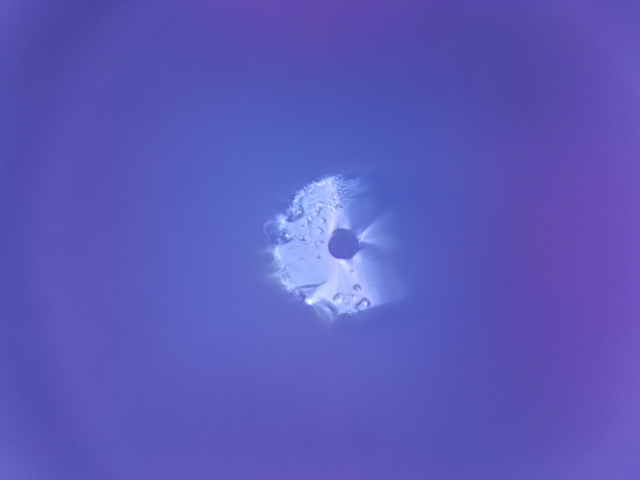
#> input picture focusstack-master/Input/2022-10-31_14-34-37_300_0_-12100.jpeg, 640 x 480 px
$ python -i FocusStack.py   (imports and definitions only)   (older library calls are emulated)
#> lines starting #> are read from the running program, lines starting #| are printed output that depends on the picture
"""

Simple Focus Stacker

    Author:     Charles McGuinness (charles@mcguinness.us)
    Copyright:  Copyright 2015 Charles McGuinness
    License:    Apache License 2.0


This code will take a series of images and merge them so that each
pixel is taken from the image with the sharpest focus at that location.

The logic is roughly the following:

1.  Align the images.  Changing the focus on a lens, even
    if the camera remains fixed, causes a mild zooming on the images.
    We need to correct the images so they line up perfectly on top
    of each other.

2.  Perform a gaussian blur on all images

3.  Compute the laplacian on the blurred image to generate a gradient map

4.  Create a blank output image with the same size as the original input
    images

4.  For each pixel [x,y] in the output image, copy the pixel [x,y] from
    the input image which has the largest gradient [x,y]


This algorithm was inspired by the high-level description given at

http://stackoverflow.com/questions/15911783/what-are-some-common-focus-stacking-algorithms

"""

import numpy as np
import cv2

def findHomography(image_1_kp, image_2_kp, matches):
    image_1_points = np.zeros((len(matches), 1, 2), dtype=np.float32)
    image_2_points = np.zeros((len(matches), 1, 2), dtype=np.float32)

    for i in range(0,len(matches)):
        image_1_points[i] = image_1_kp[matches[i].queryIdx].pt
        image_2_points[i] = image_2_kp[matches[i].trainIdx].pt


    homography, mask = cv2.findHomography(image_1_points, image_2_points, cv2.RANSAC, ransacReprojThreshold=2.0)

    return homography


#
#   Align the images so they overlap properly...
#
#
def align_images(images):

    #   SIFT generally produces better results, but it is not FOSS, so chose the feature detector
    #   that suits the needs of your project.  ORB does OK
    use_sift = True

    outimages = []

    if use_sift:
        detector = cv2.SIFT_create()
    else:
        detector = cv2.ORB_create(1000)

    #   We assume that image 0 is the "base" image and align everything to it
    print ("Detecting features of base image")
    outimages.append(images[0])
    image1gray = cv2.cvtColor(images[0],cv2.COLOR_BGR2GRAY)
    image_1_kp, image_1_desc = detector.detectAndCompute(image1gray, None)

    for i in range(1,len(images)):
        print ("Aligning image {}".format(i))
        image_i_kp, image_i_desc = detector.detectAndCompute(images[i], None)

        if use_sift:
            bf = cv2.BFMatcher()
            # This returns the top two matches for each feature point (list of list)
            pairMatches = bf.knnMatch(image_i_desc,image_1_desc, k=2)
            rawMatches = []
            for m,n in pairMatches:
                if m.distance < 0.7*n.distance:
                    rawMatches.append(m)
        else:
            bf = cv2.BFMatcher(cv2.NORM_HAMMING, crossCheck=True)
            rawMatches = bf.match(image_i_desc, image_1_desc)

        sortMatches = sorted(rawMatches, key=lambda x: x.distance)
        matches = sortMatches[0:128]


        hom = findHomography(image_i_kp, image_1_kp, matches)
        newimage = cv2.warpPerspective(images[i], hom, (images[i].shape[1], images[i].shape[0]), flags=cv2.INTER_LINEAR)

        outimages.append(newimage)
        # If you find that there's a large amount of ghosting, it may be because one or more of the input
        # images gets misaligned.  Outputting the aligned images may help diagnose that.
        # cv2.imwrite("aligned{}.png".format(i), newimage)


    return outimages

#
#   Compute the gradient map of the image
def doLap(image):

    # YOU SHOULD TUNE THESE VALUES TO SUIT YOUR NEEDS
    kernel_size = 5         # Size of the laplacian window
    blur_size = 5           # How big of a kernal to use for the gaussian blur
                            # Generally, keeping these two values the same or very close works well
                            # Also, odd numbers, please...

    blurred = cv2.GaussianBlur(image, (blur_size,blur_size), 0)
    return cv2.Laplacian(blurred, cv2.CV_64F, ksize=kernel_size)

#
#   This routine finds the points of best focus in all images and produces a merged result...
#
def focus_stack(unimages):
    images = align_images(unimages)

    print ("Computing the laplacian of the blurred images")
    laps = []
    for i in range(len(images)):
        print ("Lap {}".format(i))
        laps.append(doLap(cv2.cvtColor(images[i],cv2.COLOR_BGR2GRAY)))

    laps = np.asarray(laps)
    print ("Shape of array of laplacians = {}".format(laps.shape))

    output = np.zeros(shape=images[0].shape, dtype=images[0].dtype)

    abs_laps = np.absolute(laps)
    maxima = abs_laps.max(axis=0)
    bool_mask = abs_laps == maxima
    mask = bool_mask.astype(np.uint8)
    for i in range(0,len(images)):
        output = cv2.bitwise_not(images[i],output, mask=mask[i])

    return 255-output

>>> import cv2
>>> picture = cv2.imread('Input/2022-10-31_14-34-37_300_0_-12100.jpeg', cv2.IMREAD_GRAYSCALE)
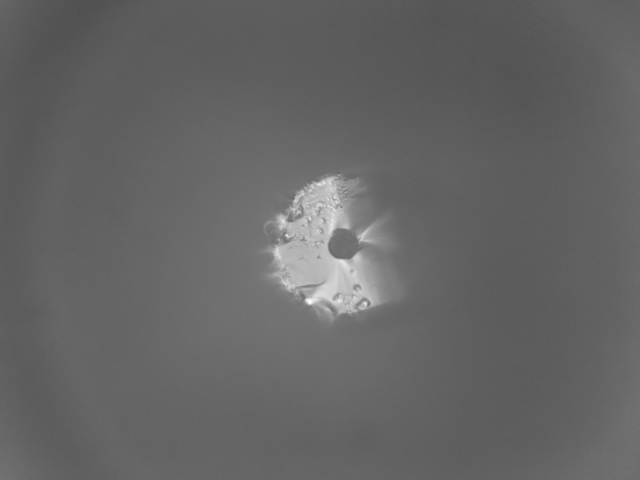
#> picture: shape (480, 640); min 80, max 252, mean 100.8
#> (the run stopped early here; a loop or call above may not have finished)
